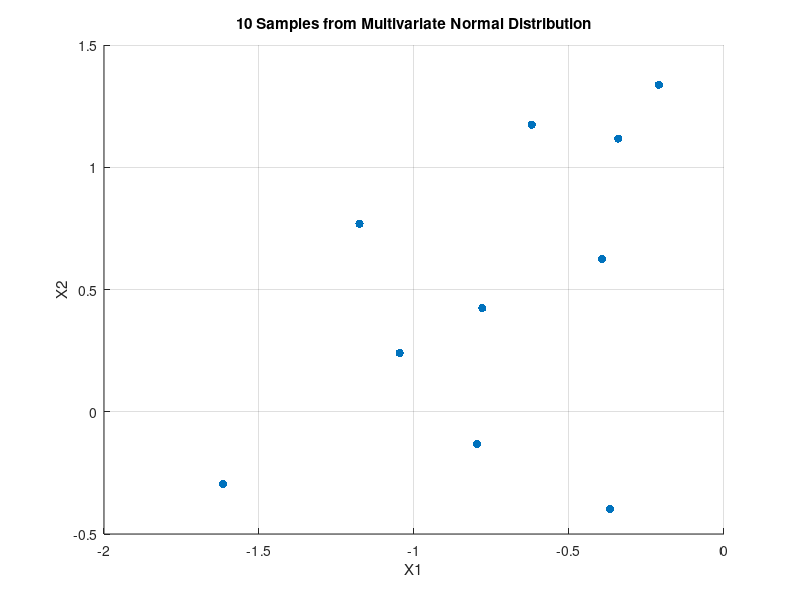
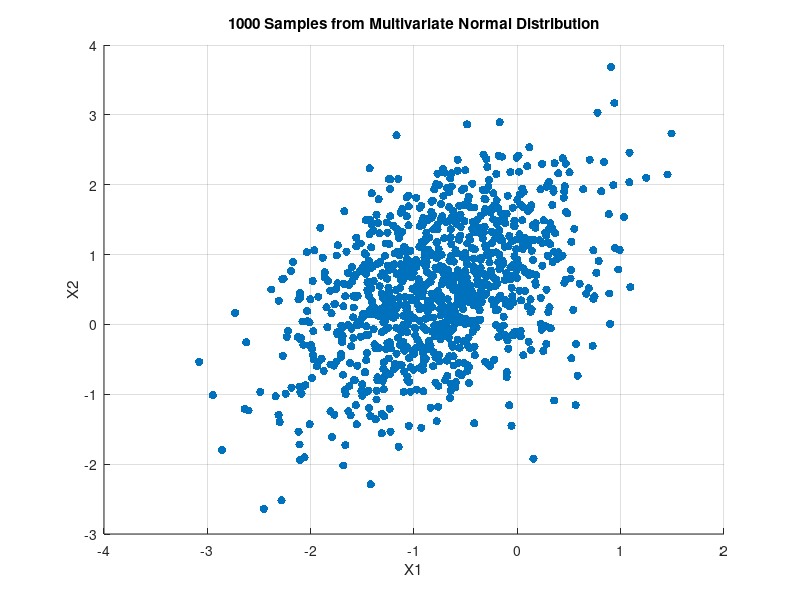
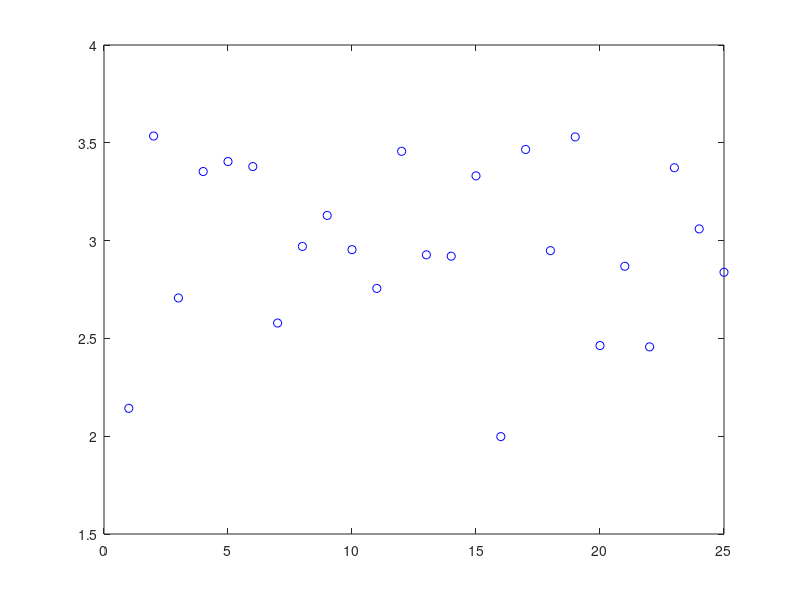

MATLAB code for these plots, in order: (Note: this script raises an error after producing the figures.)
%q1
% Define the mean vector and covariance matrix
mu1 = [-0.75; 0.5];
Sigma1 = [0.5, 0.3; 0.3, 0.8];

% Set the random seed for reproducibility
rng('default') ;

% Generate 10 samples
n_samples_10 = 10;
samples_10 = mvnrnd(mu1, Sigma1, n_samples_10);

% Plot the 10 samples
figure;
scatter(samples_10(:,1), samples_10(:,2), 'filled');
title('10 Samples from Multivariate Normal Distribution');
xlabel('X1');
ylabel('X2');
grid on;

% Estimate ML parameters for 10 samples
mu_10_ML = mean(samples_10)';
Sigma_10_ML = cov(samples_10)*9/10;

% Display the estimated parameters for 10 samples
disp('Estimated Mean (10 samples):');
disp(mu_10_ML);
disp('Estimated Covariance Matrix (10 samples):');
disp(Sigma_10_ML);

% Generate 1000 samples
n_samples_1000 = 1000;
samples_1000 = mvnrnd(mu1, Sigma1, n_samples_1000);

% Estimate ML parameters for 1000 samples
mu_1000_ML = mean(samples_1000)';
Sigma_1000_ML = cov(samples_1000)*999/1000;

% Display the estimated parameters for 1000 samples
disp('Estimated Mean (1000 samples):');
disp(mu_1000_ML);
disp('Estimated Covariance Matrix (1000 samples):');
disp(Sigma_1000_ML);

% Plot the 1000 samples
figure;
scatter(samples_1000(:,1), samples_1000(:,2), 'filled');
title('1000 Samples from Multivariate Normal Distribution');
xlabel('X1');
ylabel('X2');
grid on;

%Q2
clear all
rng('default')
% Parameters
true_mu = 3;      % Given mean of the distribution
sigma = 0.7;      % Known fixed standard deviation
prior_mu = 2.8;   % Prior mean for Bayesian estimation
prior_var = 0.8;  % Prior variance for Bayesian estimation

% Part (i): Generate and plot 25 samples, find ML estimate
n_samples_25 = 25;

samples_25 = true_mu + (sigma) * randn(n_samples_25, 1);

% ML estimate for 25 samples
ml_estimate_25 = mean(samples_25);

% Plot the 25 samples
figure;
plot(samples_25, 'bo');
hold on;
% yline(ml_estimate_25, 'r', 'LineWidth', 1.5);
yline(true_mu, 'g--', 'LineWidth', 1.5);
title('25 Samples for Normal Distribution');
legend('Samples', 'True Mean');
xlabel('Sample Index');
ylabel('Value');
hold off;

w1_ii       = (n_samples_25*prior_var )/(n_samples_25*prior_var  + sigma );
w2_ii       = (sigma )/(n_samples_25*prior_var  + sigma );

mu_map_ii   = w1_ii * ml_estimate_25 + w2_ii * prior_mu;
    
disp('--- Results for 25 samples ---');
disp(['ML Estimate of mu: ', num2str(ml_estimate_25)]);
disp(['MAP Estimate of mu: ', num2str(mu_map_ii)]);
rng(41)
% Part (iii): Repeat with 1000 samples
n_samples_1000 = 1000;
samples_1000 = true_mu + sigma * randn(n_samples_1000, 1);

% ML estimate for 1000 samples
ml_estimate_1000 = mean(samples_1000);

% MAP estimate for 1000 samples
map_estimate_1000 = (prior_var * ml_estimate_1000 + sigma^2 * prior_mu) / (sigma^2 + prior_var);

disp('--- Results for 1000 samples ---');
disp(['ML Estimate of mu: ', num2str(ml_estimate_1000)]);
disp(['MAP Estimate of mu: ', num2str(map_estimate_1000)]);

% Plot the 1000 samples
figure;
plot(samples_1000, 'bo', 'MarkerSize', 3);
hold on;
% yline(ml_estimate_1000, 'r', 'LineWidth', 1.5);
yline(true_mu, 'g--', 'LineWidth', 1.5);
title('1000 Samples for Normal Distribution');
legend('Samples',  'True Mean');
xlabel('Sample Index');
ylabel('Value');
hold off;



% Q3 - Minimum Error-Rate Classifier with Distinct Style
clear; clc; close all;


% Define means and covariance matrix for two classes
mean_A = [-1; -1];
mean_B = [1; 1];
covariance = [1.4, 0.2; 0.2, 0.28];

% Generate 500 samples for each class
data_A = mvnrnd(mean_A, covariance, 500);
data_B = mvnrnd(mean_B, covariance, 500);

% Randomly split data into training (250) and testing (250)
train_indices_A = randperm(500, 250);
train_indices_B = randperm(500, 250);
A_train = data_A(train_indices_A, :);
A_test = data_A(setdiff(1:500, train_indices_A), :);
B_train = data_B(train_indices_B, :);
B_test = data_B(setdiff(1:500, train_indices_B), :);

%% Plot 1: Training Samples (No Boundary)
figure;
scatter(A_train(:,1), A_train(:,2), 30, 'm', 'filled'); hold on;
scatter(B_train(:,1), B_train(:,2), 30, 'c', 'filled');
title('Training Set - Class A and Class B');
xlabel('Feature 1'); ylabel('Feature 2');
legend('Class A Training', 'Class B Training');
grid on; hold off;

%% Plot 2: Testing Samples (No Boundary)
figure;
scatter(A_test(:,1), A_test(:,2), 30, 'm', 'filled'); hold on;
scatter(B_test(:,1), B_test(:,2), 30, 'c', 'filled');
title('Testing Set - Class A and Class B');
xlabel('Feature 1'); ylabel('Feature 2');
legend('Class A Testing', 'Class B Testing');
grid on; hold off;

%% Analytical Decision Boundary
normal_vector = (mean_A - mean_B)';
midpoint = (mean_A + mean_B) / 2;
boundary_function = @(x, y) normal_vector * inv(covariance) * ([x; y] - midpoint);

% Classification and Error Calculation for Training Set
train_set = [A_train; B_train];
train_labels = [ones(250, 1); 2 * ones(250, 1)];
predicted_train_labels = arrayfun(@(i) classify_point(train_set(i, :)', boundary_function), 1:length(train_set))';
training_error = mean(predicted_train_labels ~= train_labels) * 100;

% Classification and Error Calculation for Testing Set
test_set = [A_test; B_test];
test_labels = [ones(250, 1); 2 * ones(250, 1)];
predicted_test_labels = arrayfun(@(i) classify_point(test_set(i, :)', boundary_function), 1:length(test_set))';
testing_error = mean(predicted_test_labels ~= test_labels) * 100;

%% Plot 3: Training Data with Analytical Boundary
figure;
scatter(A_train(:, 1), A_train(:, 2), 30, 'm', 'filled'); hold on;
scatter(B_train(:, 1), B_train(:, 2), 30, 'c', 'filled');
fimplicit(@(x, y) boundary_function(x, y), [-4 4 -4 4], 'k', 'LineWidth', 1.5);
title(sprintf('Analytical Boundary on Training Set (Error: %.2f%%)', training_error));
xlabel('Feature 1'); ylabel('Feature 2');
legend('Class A Train', 'Class B Train', 'Boundary');
grid on; hold off;

%% Plot 4: Testing Data with Analytical Boundary
figure;
scatter(A_test(:, 1), A_test(:, 2), 30, 'm', 'filled'); hold on;
scatter(B_test(:, 1), B_test(:, 2), 30, 'c', 'filled');
fimplicit(@(x, y) boundary_function(x, y), [-4 4 -4 4], 'k', 'LineWidth', 1.5);
title(sprintf('Analytical Boundary on Testing Set (Error: %.2f%%)', testing_error));
xlabel('Feature 1'); ylabel('Feature 2');
legend('Class A Test', 'Class B Test', 'Boundary');
grid on; hold off;

%% Maximum Likelihood Estimation (MLE) for Decision Boundary
mean_A_ML = mean(A_train)';
mean_B_ML = mean(B_train)';
cov_ML = cov([A_train; B_train]);

normal_vector_ML = (mean_A_ML - mean_B_ML)';
midpoint_ML = (mean_A_ML + mean_B_ML) / 2;
boundary_function_ML = @(x, y) normal_vector_ML * inv(cov_ML) * ([x; y] - midpoint_ML);

% MLE Classification and Error Calculation for Training Set
predicted_train_labels_ML = arrayfun(@(i) classify_point(train_set(i, :)', boundary_function_ML), 1:length(train_set))';
training_error_ML = mean(predicted_train_labels_ML ~= train_labels) * 100;

% MLE Classification and Error Calculation for Testing Set
predicted_test_labels_ML = arrayfun(@(i) classify_point(test_set(i, :)', boundary_function_ML), 1:length(test_set))';
testing_error_ML = mean(predicted_test_labels_ML ~= test_labels) * 100;

%% Plot 5: Training Data with MLE Boundary
figure;
scatter(A_train(:, 1), A_train(:, 2), 30, 'm', 'filled'); hold on;
scatter(B_train(:, 1), B_train(:, 2), 30, 'c', 'filled');
fimplicit(@(x, y) boundary_function_ML(x, y), [-4 4 -4 4], 'g', 'LineWidth', 1.5);
title(sprintf('MLE Boundary on Training Set (Error: %.2f%%)', training_error_ML));
xlabel('Feature 1'); ylabel('Feature 2');
legend('Class A Train', 'Class B Train', 'MLE Boundary');
grid on; hold off;

%% Plot 6: Testing Data with MLE Boundary
figure;
scatter(A_test(:, 1), A_test(:, 2), 30, 'm', 'filled'); hold on;
scatter(B_test(:, 1), B_test(:, 2), 30, 'c', 'filled');
fimplicit(@(x, y) boundary_function_ML(x, y), [-4 4 -4 4], 'g', 'LineWidth', 1.5);
title(sprintf('MLE Boundary on Testing Set (Error: %.2f%%)', testing_error_ML));
xlabel('Feature 1'); ylabel('Feature 2');
legend('Class A Test', 'Class B Test', 'MLE Boundary');
grid on; hold off;

%% Helper function for classification

% Q4 - Non-parametric Density Estimation with Parzen Window (Gaussian and Epanechnikov)
clear; clc; close all;

%% Step 1: Define the Mean and Covariance Matrix
mean_vector = [-1.5; 1.5];
cov_matrix = [0.8, 0.2; 0.2, 0.6];

%% Step 2: Plot the Given Normal Distribution in 3D
[x, y] = meshgrid(linspace(-5, 5, 500), linspace(-5, 5, 500));
grid_points = [x(:), y(:)];
original_distribution = mvnpdf(grid_points, mean_vector', cov_matrix);
original_distribution = reshape(original_distribution, size(x));

figure;
surf(x, y, original_distribution, 'EdgeColor', 'none');
title('Original Gaussian Distribution');
xlabel('x_1'); ylabel('x_2'); zlabel('Density');
colormap jet;
colorbar;
view(3);

%% Step 3: Generate 50 Samples from the Given Distribution
num_samples = 5000;
data_samples = mvnrnd(mean_vector, cov_matrix, num_samples);

% Plot the generated samples
figure;
scatter3(data_samples(:, 1), data_samples(:, 2), zeros(num_samples, 1), 50, 'filled');
title('Generated Samples');
xlabel('x_1'); ylabel('x_2'); zlabel('Density');
view(3);

%% Step 4: Parzen Window Density Estimation (Gaussian Kernel) with Varying h1
% Define grid for density estimation
[x_grid, y_grid] = meshgrid(linspace(-5, 5, 500), linspace(-5, 5, 500));
grid_points = [x_grid(:), y_grid(:)];

% Different initial volume parameters h1 for experimentation
h1_values = linspace(0.5, 2.5, 9);  % Nine values of h1

figure;
tiledlayout(3, 3);
for i = 1:length(h1_values)
    % Calculate initial volume V0 and volume Vn
    h1 = h1_values(i);
    V0 = h1^3;
    Vn = V0 / sqrt(num_samples);   % Volume shrinking formula
    hn = Vn^(1/3);                 % Bandwidth based on volume

    % Perform Parzen Window Density Estimation using Gaussian Kernel
    density_estimation = zeros(size(grid_points, 1), 1);
    for j = 1:num_samples
        density_estimation = density_estimation + mvnpdf(grid_points, data_samples(j, :), hn^2 * eye(2));
    end
    density_estimation = density_estimation / num_samples;  % Normalize by number of samples
    density_estimation = reshape(density_estimation, size(x_grid));

    % Plot the estimated density for current h1
    nexttile;
    surf(x_grid, y_grid, density_estimation, 'EdgeColor', 'none');
    title(sprintf('Gaussian Kernel (h1 = %.1f)', h1));
    xlabel('x_1'); ylabel('x_2'); zlabel('Estimated Density');
    colormap turbo;
    colorbar;
    view(3);
end

%% Step 5: Parzen Window Density Estimation (Epanechnikov Kernel) with Varying h1
% Epanechnikov kernel function
epanechnikov_kernel = @(u) 0.75 * (1 - u.^2) .* (abs(u) <= 1);

figure;
tiledlayout(3, 3);
for i = 1:length(h1_values)
    % Calculate initial volume V0 and volume Vn
    h1 = h1_values(i);
    V0 = h1^3;
    Vn = V0 / sqrt(num_samples);   % Volume shrinking formula
    hn = Vn^(1/3);                 % Bandwidth based on volume

    % Perform Parzen Window Density Estimation using Epanechnikov Kernel
    density_estimation = zeros(size(grid_points, 1), 1);
    for j = 1:num_samples
        diff = (grid_points - data_samples(j, :)) / hn;
        distance_sq = sum(diff.^2, 2);
        density_estimation = density_estimation + epanechnikov_kernel(distance_sq);
    end
    density_estimation = density_estimation / (num_samples * Vn);  % Normalize by number of samples and volume
    density_estimation = reshape(density_estimation, size(x_grid));

    % Plot the estimated density for current h1
    nexttile;
    surf(x_grid, y_grid, density_estimation, 'EdgeColor', 'none');
    title(sprintf('Epanechnikov Kernel (h1 = %.1f)', h1));
    xlabel('x_1'); ylabel('x_2'); zlabel('Estimated Density');
    colormap turbo;
    colorbar;
    view(3);
end

% Improved PCA Analysis on Fisher Iris Dataset for Different Feature Pairs with Concise Titles
clear; clc; close all;

% Load the Fisher Iris Dataset
data = load('fisheriris');
features = data.meas;
classes = data.species;

% Define feature sets
feature_sets = {[1, 2], [3, 4]};
feature_names = {'Sepal Dimensions', 'Petal Dimensions'};

for k = 1:length(feature_sets)
    X = features(:, feature_sets{k});
    feature_title = feature_names{k};

    % Plot the original 2D scatter plot of the data
    figure;
    gscatter(X(:, 1), X(:, 2), classes, 'rgb', 'osd');
    xlabel('Feature 1');
    ylabel('Feature 2');
    title(['Scatter Plot: ' feature_title]);
    grid on;

    % Perform PCA on the selected features
    [coeff, score, ~] = pca(X);

    % First and second principal components
    basis = coeff(:, 1);   % Most principal direction (PC1)
    normal = coeff(:, 2);  % Least principal direction (PC2)
    meanX = mean(X, 1);    % Mean of the data

    % Calculate fitted points (projections onto the principal component)
    [n, p] = size(X);
    Xfit = repmat(meanX, n, 1) + score(:, 1) * coeff(:, 1)'; % Projection onto PC1

    % Plot the fitted PCA line and projections for each class
    figure;
    gscatter(X(:, 1), X(:, 2), classes, 'rgb', 'osd'); hold on;
    dirVect = coeff(:, 1);  % Direction vector for PC1
    t = [min(score(:, 1)) - 0.2, max(score(:, 1)) + 0.2];
    endpts = [meanX + t(1) * dirVect'; meanX + t(2) * dirVect'];
    plot(endpts(:, 1), endpts(:, 2), 'k-', 'LineWidth', 1.5);

    % Add projections onto the PCA line for each class
    for i = 1:n
        projPoint = meanX + score(i, 1) * coeff(:, 1)';
        plot([X(i, 1), projPoint(1)], [X(i, 2), projPoint(2)], 'k--');
    end

    legend('Setosa', 'Versicolor', 'Virginica', 'PC Line', 'Location', 'southeast');
    title(['PCA Fit with Projections (' feature_title ')']);
    xlabel('Feature 1');
    ylabel('Feature 2');
    grid on;
    hold off;

    % Separate data by class for histogram plotting on PC1 and PC2
    class1_PC1 = score(strcmp(classes, 'setosa'), 1);      % Projection onto PC1 for Setosa
    class2_PC1 = score(strcmp(classes, 'versicolor'), 1);  % Projection onto PC1 for Versicolor
    class3_PC1 = score(strcmp(classes, 'virginica'), 1);   % Projection onto PC1 for Virginica

    class1_PC2 = score(strcmp(classes, 'setosa'), 2);      % Projection onto PC2 for Setosa
    class2_PC2 = score(strcmp(classes, 'versicolor'), 2);  % Projection onto PC2 for Versicolor
    class3_PC2 = score(strcmp(classes, 'virginica'), 2);   % Projection onto PC2 for Virginica

    % Plot histograms for each class on the most principal direction (PC1)
    figure;
    hold on;
    histogram(class1_PC1, 'FaceColor', 'r', 'FaceAlpha', 0.5, 'EdgeColor', 'none');
    histogram(class2_PC1, 'FaceColor', 'g', 'FaceAlpha', 0.5, 'EdgeColor', 'none');
    histogram(class3_PC1, 'FaceColor', 'b', 'FaceAlpha', 0.5, 'EdgeColor', 'none');
    xlabel('PC1 Projection');
    ylabel('Frequency');
    title(['Class Distribution on PC1 (' feature_title ')']);
    legend('Setosa', 'Versicolor', 'Virginica');
    hold off;

    % Plot histograms for each class on the least principal direction (PC2)
    figure;
    hold on;
    histogram(class1_PC2, 'FaceColor', 'r', 'FaceAlpha', 0.5, 'EdgeColor', 'none');
    histogram(class2_PC2, 'FaceColor', 'g', 'FaceAlpha', 0.5, 'EdgeColor', 'none');
    histogram(class3_PC2, 'FaceColor', 'b', 'FaceAlpha', 0.5, 'EdgeColor', 'none');
    xlabel('PC2 Projection');
    ylabel('Frequency');
    title(['Class Distribution on PC2 (' feature_title ')']);
    legend('Setosa', 'Versicolor', 'Virginica');
    hold off;
end


function label = classify_point(point, decision_function)
    if decision_function(point(1), point(2)) > 0
        label = 1;
    else
        label = 2;
    end
end

function label = classify_data(x, decision_func)
    if decision_func(x(1), x(2)) > 0
        label = 1;
    else
        label = 2;
    end
end



